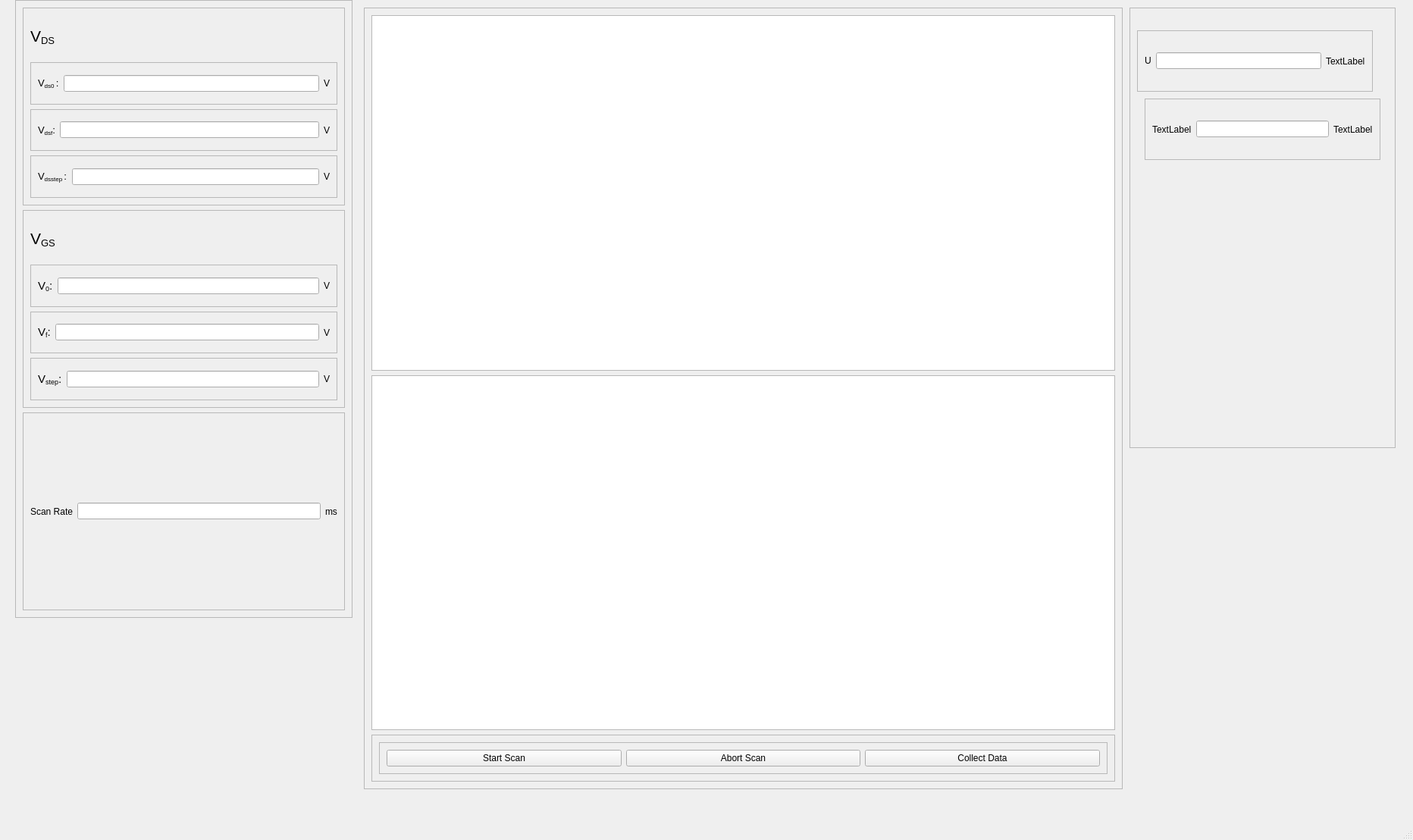
<?xml version="1.0" encoding="UTF-8"?>
<ui version="4.0">
 <class>MainWindow</class>
 <widget class="QMainWindow" name="MainWindow">
  <property name="geometry">
   <rect>
    <x>0</x>
    <y>0</y>
    <width>1864</width>
    <height>1108</height>
   </rect>
  </property>
  <property name="windowTitle">
   <string>MainWindow</string>
  </property>
  <widget class="QWidget" name="centralwidget">
   <widget class="QFrame" name="frame_2">
    <property name="geometry">
     <rect>
      <x>20</x>
      <y>0</y>
      <width>445</width>
      <height>815</height>
     </rect>
    </property>
    <property name="frameShape">
     <enum>QFrame::StyledPanel</enum>
    </property>
    <property name="frameShadow">
     <enum>QFrame::Raised</enum>
    </property>
    <layout class="QVBoxLayout" name="verticalLayout_2">
     <item>
      <widget class="QFrame" name="frame_15">
       <property name="frameShape">
        <enum>QFrame::StyledPanel</enum>
       </property>
       <property name="frameShadow">
        <enum>QFrame::Raised</enum>
       </property>
       <layout class="QVBoxLayout" name="verticalLayout_4">
        <item>
         <widget class="QLabel" name="label_2">
          <property name="text">
           <string>&lt;html&gt;&lt;head/&gt;&lt;body&gt;&lt;p&gt;&lt;span style=&quot; font-size:16pt;&quot;&gt;V&lt;/span&gt;&lt;span style=&quot; font-size:16pt; vertical-align:sub;&quot;&gt;DS&lt;/span&gt;&lt;/p&gt;&lt;/body&gt;&lt;/html&gt;</string>
          </property>
         </widget>
        </item>
        <item>
         <widget class="QFrame" name="frame">
          <property name="frameShape">
           <enum>QFrame::StyledPanel</enum>
          </property>
          <property name="frameShadow">
           <enum>QFrame::Raised</enum>
          </property>
          <layout class="QHBoxLayout" name="horizontalLayout">
           <item>
            <widget class="QLabel" name="label_vd0">
             <property name="text">
              <string>&lt;html&gt;&lt;head/&gt;&lt;body&gt;&lt;p&gt;&lt;span style=&quot; font-size:10pt;&quot;&gt;V&lt;/span&gt;&lt;span style=&quot; font-size:10pt; vertical-align:sub;&quot;&gt;ds0 &lt;/span&gt;&lt;span style=&quot; font-size:10pt;&quot;&gt;:&lt;/span&gt;&lt;/p&gt;&lt;/body&gt;&lt;/html&gt;</string>
             </property>
            </widget>
           </item>
           <item>
            <widget class="QLineEdit" name="lineEdit_Vd0">
             <property name="inputMethodHints">
              <set>Qt::ImhDigitsOnly</set>
             </property>
            </widget>
           </item>
           <item>
            <widget class="QLabel" name="unit_vds">
             <property name="text">
              <string>V</string>
             </property>
            </widget>
           </item>
          </layout>
         </widget>
        </item>
        <item>
         <widget class="QFrame" name="frame_16">
          <property name="frameShape">
           <enum>QFrame::StyledPanel</enum>
          </property>
          <property name="frameShadow">
           <enum>QFrame::Raised</enum>
          </property>
          <layout class="QHBoxLayout" name="horizontalLayout_11">
           <item>
            <widget class="QLabel" name="label_vdf">
             <property name="text">
              <string>&lt;html&gt;&lt;head/&gt;&lt;body&gt;&lt;p&gt;&lt;span style=&quot; font-size:10pt;&quot;&gt;V&lt;/span&gt;&lt;span style=&quot; font-size:10pt; vertical-align:sub;&quot;&gt;dsf&lt;/span&gt;&lt;span style=&quot; font-size:10pt;&quot;&gt;:&lt;/span&gt;&lt;/p&gt;&lt;/body&gt;&lt;/html&gt;</string>
             </property>
            </widget>
           </item>
           <item>
            <widget class="QLineEdit" name="lineEdit_Vdf">
             <property name="inputMethodHints">
              <set>Qt::ImhDigitsOnly</set>
             </property>
            </widget>
           </item>
           <item>
            <widget class="QLabel" name="unit_vds_3">
             <property name="text">
              <string>V</string>
             </property>
            </widget>
           </item>
          </layout>
         </widget>
        </item>
        <item>
         <widget class="QFrame" name="frame_14">
          <property name="frameShape">
           <enum>QFrame::StyledPanel</enum>
          </property>
          <property name="frameShadow">
           <enum>QFrame::Raised</enum>
          </property>
          <layout class="QHBoxLayout" name="horizontalLayout_10">
           <item>
            <widget class="QLabel" name="label_vdstep">
             <property name="text">
              <string>&lt;html&gt;&lt;head/&gt;&lt;body&gt;&lt;p&gt;&lt;span style=&quot; font-size:10pt;&quot;&gt;V&lt;/span&gt;&lt;span style=&quot; font-size:10pt; vertical-align:sub;&quot;&gt;dsstep &lt;/span&gt;&lt;span style=&quot; font-size:10pt;&quot;&gt;:&lt;/span&gt;&lt;/p&gt;&lt;/body&gt;&lt;/html&gt;</string>
             </property>
            </widget>
           </item>
           <item>
            <widget class="QLineEdit" name="lineEdit_Vdstep">
             <property name="inputMethodHints">
              <set>Qt::ImhDigitsOnly</set>
             </property>
            </widget>
           </item>
           <item>
            <widget class="QLabel" name="unit_vds_2">
             <property name="text">
              <string>V</string>
             </property>
            </widget>
           </item>
          </layout>
         </widget>
        </item>
       </layout>
       <zorder>frame</zorder>
       <zorder>frame_14</zorder>
       <zorder>frame_14</zorder>
       <zorder>frame_16</zorder>
       <zorder>label_2</zorder>
      </widget>
     </item>
     <item>
      <widget class="QFrame" name="frame_3">
       <property name="frameShape">
        <enum>QFrame::StyledPanel</enum>
       </property>
       <property name="frameShadow">
        <enum>QFrame::Raised</enum>
       </property>
       <layout class="QVBoxLayout" name="verticalLayout">
        <item>
         <widget class="QLabel" name="label">
          <property name="text">
           <string>&lt;html&gt;&lt;head/&gt;&lt;body&gt;&lt;p&gt;&lt;span style=&quot; font-size:16pt;&quot;&gt;V&lt;/span&gt;&lt;span style=&quot; font-size:16pt; vertical-align:sub;&quot;&gt;GS&lt;/span&gt;&lt;/p&gt;&lt;/body&gt;&lt;/html&gt;</string>
          </property>
         </widget>
        </item>
        <item>
         <widget class="QFrame" name="frame_4">
          <property name="frameShape">
           <enum>QFrame::StyledPanel</enum>
          </property>
          <property name="frameShadow">
           <enum>QFrame::Raised</enum>
          </property>
          <layout class="QHBoxLayout" name="horizontalLayout_2">
           <item>
            <widget class="QLabel" name="label_Vg0">
             <property name="text">
              <string>&lt;html&gt;&lt;head/&gt;&lt;body&gt;&lt;p&gt;&lt;span style=&quot; font-size:11pt;&quot;&gt;V&lt;/span&gt;&lt;span style=&quot; font-size:11pt; vertical-align:sub;&quot;&gt;0&lt;/span&gt;&lt;span style=&quot; font-size:11pt;&quot;&gt;:&lt;/span&gt;&lt;/p&gt;&lt;/body&gt;&lt;/html&gt;</string>
             </property>
            </widget>
           </item>
           <item>
            <widget class="QLineEdit" name="lineEdit_Vg0">
             <property name="inputMethodHints">
              <set>Qt::ImhDigitsOnly</set>
             </property>
            </widget>
           </item>
           <item>
            <widget class="QLabel" name="unit_v0">
             <property name="text">
              <string>V</string>
             </property>
            </widget>
           </item>
          </layout>
         </widget>
        </item>
        <item>
         <widget class="QFrame" name="frame_6">
          <property name="frameShape">
           <enum>QFrame::StyledPanel</enum>
          </property>
          <property name="frameShadow">
           <enum>QFrame::Raised</enum>
          </property>
          <layout class="QHBoxLayout" name="horizontalLayout_4">
           <item>
            <widget class="QLabel" name="label_Vgf">
             <property name="text">
              <string>&lt;html&gt;&lt;head/&gt;&lt;body&gt;&lt;p&gt;&lt;span style=&quot; font-size:11pt;&quot;&gt;V&lt;/span&gt;&lt;span style=&quot; font-size:11pt; vertical-align:sub;&quot;&gt;f&lt;/span&gt;&lt;span style=&quot; font-size:11pt;&quot;&gt;:&lt;/span&gt;&lt;/p&gt;&lt;/body&gt;&lt;/html&gt;</string>
             </property>
            </widget>
           </item>
           <item>
            <widget class="QLineEdit" name="lineEdit_Vgf">
             <property name="inputMethodHints">
              <set>Qt::ImhDigitsOnly</set>
             </property>
            </widget>
           </item>
           <item>
            <widget class="QLabel" name="units_Vgf">
             <property name="text">
              <string>V</string>
             </property>
            </widget>
           </item>
          </layout>
         </widget>
        </item>
        <item>
         <widget class="QFrame" name="frame_5">
          <property name="frameShape">
           <enum>QFrame::StyledPanel</enum>
          </property>
          <property name="frameShadow">
           <enum>QFrame::Raised</enum>
          </property>
          <layout class="QHBoxLayout" name="horizontalLayout_3">
           <item>
            <widget class="QLabel" name="label_Vgstep">
             <property name="text">
              <string>&lt;html&gt;&lt;head/&gt;&lt;body&gt;&lt;p&gt;&lt;span style=&quot; font-size:11pt;&quot;&gt;V&lt;/span&gt;&lt;span style=&quot; font-size:11pt; vertical-align:sub;&quot;&gt;step&lt;/span&gt;&lt;span style=&quot; font-size:11pt;&quot;&gt;:&lt;/span&gt;&lt;/p&gt;&lt;/body&gt;&lt;/html&gt;</string>
             </property>
            </widget>
           </item>
           <item>
            <widget class="QLineEdit" name="lineEdit_Vgstep">
             <property name="inputMethodHints">
              <set>Qt::ImhDigitsOnly</set>
             </property>
            </widget>
           </item>
           <item>
            <widget class="QLabel" name="units_vgset">
             <property name="text">
              <string>V</string>
             </property>
            </widget>
           </item>
          </layout>
         </widget>
        </item>
       </layout>
      </widget>
     </item>
     <item>
      <widget class="QFrame" name="frame_7">
       <property name="frameShape">
        <enum>QFrame::StyledPanel</enum>
       </property>
       <property name="frameShadow">
        <enum>QFrame::Raised</enum>
       </property>
       <layout class="QHBoxLayout" name="horizontalLayout_5">
        <item>
         <widget class="QLabel" name="label_scanrate">
          <property name="text">
           <string>Scan Rate</string>
          </property>
         </widget>
        </item>
        <item>
         <widget class="QLineEdit" name="lineEdit_rate">
          <property name="inputMethodHints">
           <set>Qt::ImhDigitsOnly</set>
          </property>
         </widget>
        </item>
        <item>
         <widget class="QLabel" name="units_scanrate">
          <property name="text">
           <string>ms</string>
          </property>
         </widget>
        </item>
       </layout>
      </widget>
     </item>
    </layout>
   </widget>
   <widget class="QFrame" name="frame_11">
    <property name="geometry">
     <rect>
      <x>1490</x>
      <y>10</y>
      <width>351</width>
      <height>581</height>
     </rect>
    </property>
    <property name="frameShape">
     <enum>QFrame::StyledPanel</enum>
    </property>
    <property name="frameShadow">
     <enum>QFrame::Raised</enum>
    </property>
    <widget class="QFrame" name="frame_12">
     <property name="geometry">
      <rect>
       <x>10</x>
       <y>30</y>
       <width>311</width>
       <height>81</height>
      </rect>
     </property>
     <property name="frameShape">
      <enum>QFrame::StyledPanel</enum>
     </property>
     <property name="frameShadow">
      <enum>QFrame::Raised</enum>
     </property>
     <layout class="QHBoxLayout" name="horizontalLayout_7">
      <item>
       <widget class="QLabel" name="mob_label">
        <property name="text">
         <string>&lt;html&gt;&lt;head/&gt;&lt;body&gt;&lt;p&gt;U&lt;/p&gt;&lt;/body&gt;&lt;/html&gt;</string>
        </property>
       </widget>
      </item>
      <item>
       <widget class="QLineEdit" name="lineEdit_6"/>
      </item>
      <item>
       <widget class="QLabel" name="label_6">
        <property name="text">
         <string>TextLabel</string>
        </property>
       </widget>
      </item>
     </layout>
    </widget>
    <widget class="QFrame" name="frame_13">
     <property name="geometry">
      <rect>
       <x>20</x>
       <y>120</y>
       <width>311</width>
       <height>81</height>
      </rect>
     </property>
     <property name="frameShape">
      <enum>QFrame::StyledPanel</enum>
     </property>
     <property name="frameShadow">
      <enum>QFrame::Raised</enum>
     </property>
     <layout class="QHBoxLayout" name="horizontalLayout_8">
      <item>
       <widget class="QLabel" name="label_8">
        <property name="text">
         <string>TextLabel</string>
        </property>
       </widget>
      </item>
      <item>
       <widget class="QLineEdit" name="lineEdit_7"/>
      </item>
      <item>
       <widget class="QLabel" name="label_9">
        <property name="text">
         <string>TextLabel</string>
        </property>
       </widget>
      </item>
     </layout>
    </widget>
   </widget>
   <widget class="QFrame" name="frame_9">
    <property name="geometry">
     <rect>
      <x>480</x>
      <y>10</y>
      <width>1001</width>
      <height>1031</height>
     </rect>
    </property>
    <property name="frameShape">
     <enum>QFrame::StyledPanel</enum>
    </property>
    <property name="frameShadow">
     <enum>QFrame::Raised</enum>
    </property>
    <layout class="QVBoxLayout" name="verticalLayout_3">
     <item>
      <widget class="PlotWidget" name="graphicsView_2"/>
     </item>
     <item>
      <widget class="PlotWidget" name="graphicsView"/>
     </item>
     <item>
      <widget class="QFrame" name="frame_8">
       <property name="frameShape">
        <enum>QFrame::StyledPanel</enum>
       </property>
       <property name="frameShadow">
        <enum>QFrame::Raised</enum>
       </property>
       <layout class="QHBoxLayout" name="horizontalLayout_9">
        <item>
         <widget class="QFrame" name="frame_10">
          <property name="frameShape">
           <enum>QFrame::StyledPanel</enum>
          </property>
          <property name="frameShadow">
           <enum>QFrame::Raised</enum>
          </property>
          <layout class="QHBoxLayout" name="horizontalLayout_6">
           <item>
            <widget class="QPushButton" name="btnStart">
             <property name="text">
              <string>Start Scan</string>
             </property>
            </widget>
           </item>
           <item>
            <widget class="QPushButton" name="btnAbort">
             <property name="text">
              <string>Abort Scan</string>
             </property>
            </widget>
           </item>
           <item>
            <widget class="QPushButton" name="btnCollect">
             <property name="text">
              <string>Collect Data</string>
             </property>
            </widget>
           </item>
          </layout>
         </widget>
        </item>
       </layout>
      </widget>
     </item>
    </layout>
   </widget>
  </widget>
  <widget class="QMenuBar" name="menubar">
   <property name="geometry">
    <rect>
     <x>0</x>
     <y>0</y>
     <width>1864</width>
     <height>38</height>
    </rect>
   </property>
  </widget>
  <widget class="QStatusBar" name="statusbar"/>
 </widget>
 <customwidgets>
  <customwidget>
   <class>PlotWidget</class>
   <extends>QGraphicsView</extends>
   <header>pyqtgraph</header>
  </customwidget>
 </customwidgets>
 <resources/>
 <connections/>
</ui>
